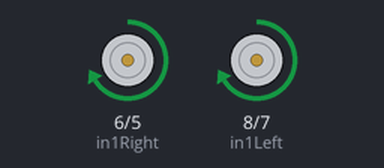
The sketch below on a simulated Arduino Uno, built with avr-gcc and run on an emulated ATmega328P. Parts: motor-driver pin pairs drawn as motors (green arrow = first pin HIGH = forward, orange = second pin HIGH = backward, longer = more drive, scaled by the enable pin).

Above: at 0.1 s.
At 30.1 s:
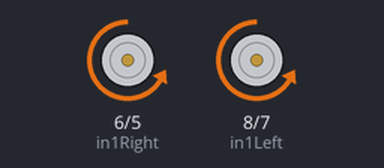
At 105.1 s:
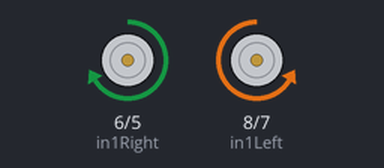
At 120.1 s:
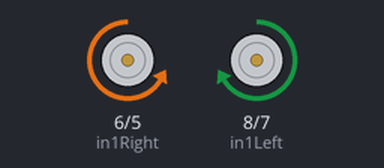
Timing chart, 0 to 121.6 s (numbered marks = the images above):
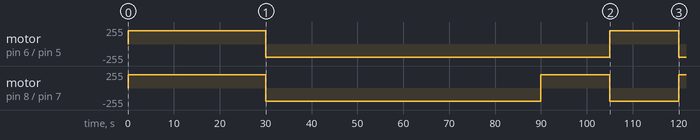

Measured:
- by itself, motor on pin 8 (in1Left) / pin 7 (in2Left): goes forward 200/255 30.0 s, backward 200/255 60.0 s, forward 200/255 15.0 s, backward 200/255 15.0 s, then forward 200/255
- by itself, motor on pin 6 (in1Right) / pin 5 (in2Right): stopped → forward 200/255 at 0.00 s, → backward 200/255 30.0 s later, → forward 200/255 75.0 s later, → backward 200/255 15.0 s later

The sketch:

dcmotors.ino
```cpp
// Left side motors (paired) - Channel A
const int enableLeft = 9;
const int in1Left = 8;
const int in2Left = 7;

// Right side motors (paired) - Channel B
const int enableRight = 10;
const int in1Right = 6;
const int in2Right = 5;

const int speed = 200; // 0-255

void setup() {
  pinMode(enableLeft, OUTPUT);
  pinMode(in1Left, OUTPUT);
  pinMode(in2Left, OUTPUT);
  pinMode(enableRight, OUTPUT);
  pinMode(in1Right, OUTPUT);
  pinMode(in2Right, OUTPUT);
}

void forward() {
  digitalWrite(in1Left, HIGH);
  digitalWrite(in2Left, LOW);
  digitalWrite(in1Right, HIGH);
  digitalWrite(in2Right, LOW);
  analogWrite(enableLeft, speed);
  analogWrite(enableRight, speed);
}

void backward() {
  digitalWrite(in1Left, LOW);
  digitalWrite(in2Left, HIGH);
  digitalWrite(in1Right, LOW);
  digitalWrite(in2Right, HIGH);
  analogWrite(enableLeft, speed);
  analogWrite(enableRight, speed);
}

void turnRight() {
  // left side forward, right side backward (pivot turn)
  digitalWrite(in1Left, HIGH);
  digitalWrite(in2Left, LOW);
  digitalWrite(in1Right, LOW);
  digitalWrite(in2Right, HIGH);
  analogWrite(enableLeft, speed);
  analogWrite(enableRight, speed);
}

void turnLeft() {
  // right side forward, left side backward (pivot turn)
  digitalWrite(in1Left, LOW);
  digitalWrite(in2Left, HIGH);
  digitalWrite(in1Right, HIGH);
  digitalWrite(in2Right, LOW);
  analogWrite(enableLeft, speed);
  analogWrite(enableRight, speed);
}
void alternateTurns(unsigned long totalMs, unsigned long stepMs) {
  unsigned long elapsed = 0;
  bool right = true;
  while (elapsed < totalMs) {
    if (right) turnRight(); else turnLeft();
    delay(stepMs);
    elapsed += stepMs;
    right = !right;
  }
}
void stopMotors() {
  analogWrite(enableLeft, 0);
  analogWrite(enableRight, 0);
}

void setupSequenceDone() {
  while (true) {} // halt here once sequence finishes
}

void loop() {
  forward();
  delay(30000);
  backward();
  delay(60000);
  alternateTurns(60000, 15000); // 1 minute total, switching every 15s
  stopMotors();
  setupSequenceDone();
}
```
